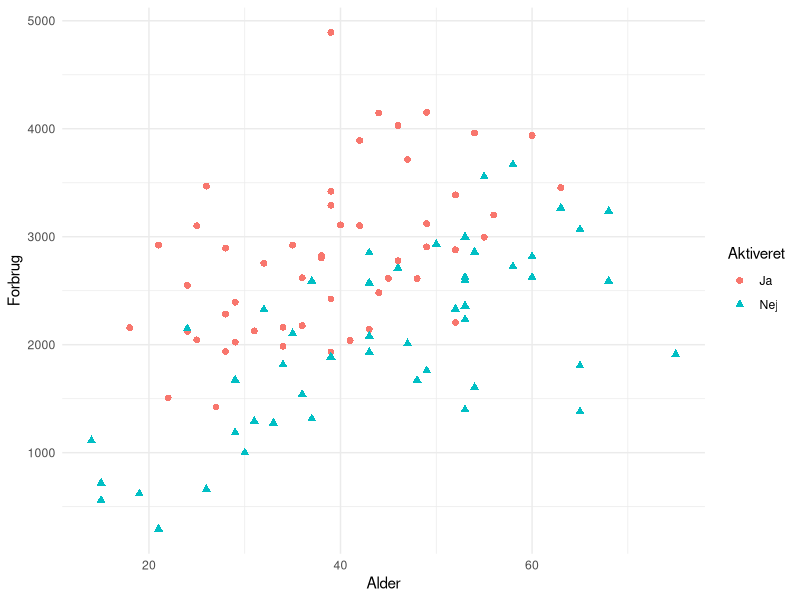
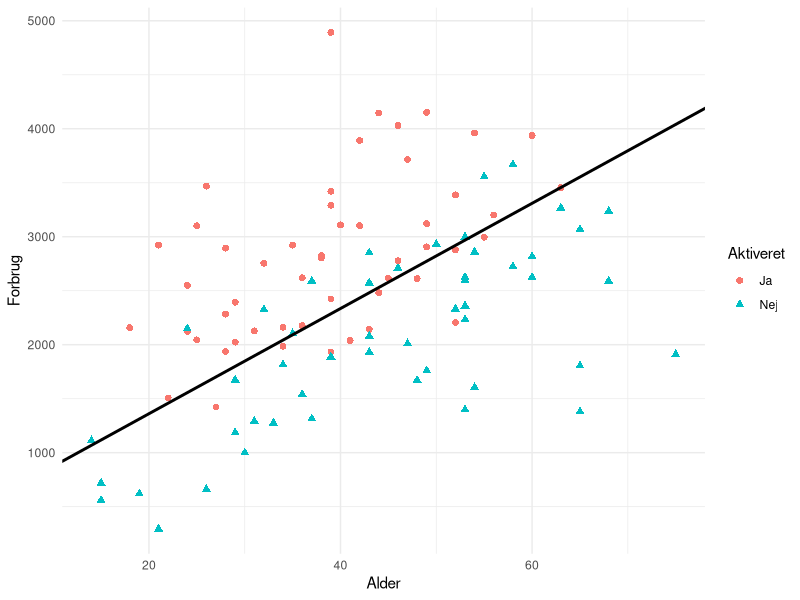
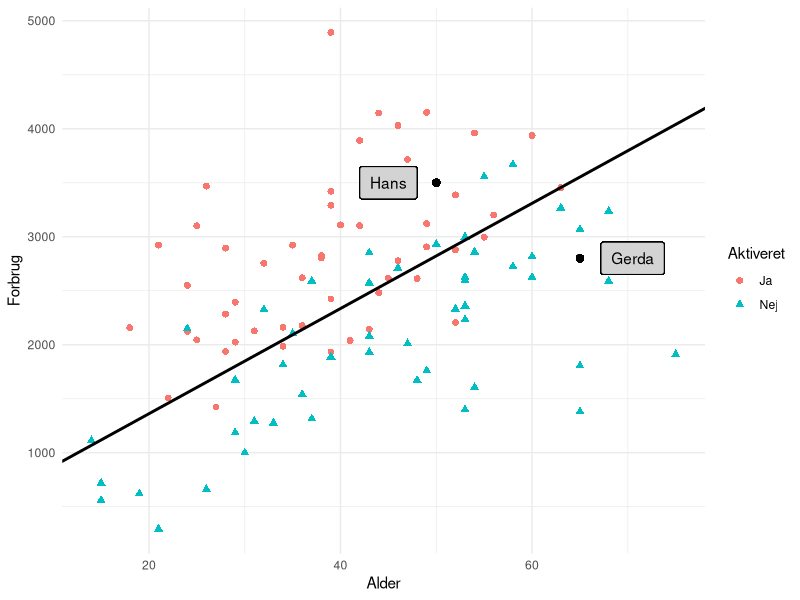

The R source for these figures, in order:
## ---- chunk 1
#| echo: false
#| message: false
#| fig-cap: Fiktivt datasæt som viser 100 Good Food kunders alder og forbrug. Hvert punkt, som repræsenterer en kunde, er farvet rødt, hvis kunden har aktiveret tilbudet og blåt ellers.
#| label: fig-alder_vs_forbrug
library(ggplot2)
N <- 100
set.seed(42)
alder <- 13 + round(70*rbeta(N, 2, 3))
mu_forbrug <- ifelse(alder<40, 70*alder, 3000)
forbrug <- round(rnorm(N, mu_forbrug, sd = 800))
mu <- -2*scale(alder) + 2*scale(forbrug)
prob <- exp(mu)/(1+exp(mu))
dat <- data.frame(Alder = alder, Forbrug = forbrug, prob, 
                  Aktiveret = factor(ifelse(rbinom(N, size = 1, prob = prob), "Ja", "Nej")))
# summary(dat)
fig <- ggplot(dat, aes(Alder, Forbrug, color = Aktiveret, shape = Aktiveret)) +
  theme_minimal() +
  geom_point(size = 2)
fig
# source("adaline.R")
# out <- adaline(Aktiveret ~ Alder + Forbrug, data = dat)
# out$w
#          bias         Alder       Forbrug 
# -0.2975679652 -0.0374751270  0.0007693097 
## ---- chunk 2
#| echo: false
#| message: false
#| fig-cap: Fiktivt datasæt som viser 100 Good Food kunders alder og forbrug. Hvert punkt, som repræsenterer en kunde, er farvet rødt, hvis kunden har aktiveret tilbudet og blåt ellers. Samtidig er den linje indtegnet, som fås ved at bruge et simpelt neuralt netværk på data.
#| label: fig-alder_vs_forbrug2
w0 <-  -0.2975679652
w1 <- -0.0374751270
w2 <- 0.0007693097
fig + geom_abline(slope=-w1/w2,intercept=-w0/w2,size=1)
# source("adaline.R")
# out <- adaline(Aktiveret ~ Alder + Forbrug, data = dat)
# out$w
#          bias         Alder       Forbrug 
# -0.2975679652 -0.0374751270  0.0007693097 
## ---- chunk 3
#| echo: false
#| message: false
#| fig-cap: Datasættet fra @fig-alder_vs_forbrug2. Desuden er de to punkter, som repræsenterer kunderne Hans og Gerda indtegnet.
#| label: fig-alder_vs_forbrug_eks
w0 <-  -0.2975679652
w1 <- -0.0374751270
w2 <- 0.0007693097
fig + geom_abline(slope=-w1/w2,intercept=-w0/w2,size=1) +  geom_point(aes(x=50,y=3500),colour="black",size=2, shape=19) + geom_point(aes(x=65,y=2800),colour="black",size=2, shape=19) + geom_label(
    label="Hans", 
    x=45,
    y=3500,
    label.padding = unit(0.55, "lines"), # Rectangle size around label
    label.size = 0.35,
    color = "black",
    fill="lightgray"
  ) + geom_label(
    label="Gerda", 
    x=70.5,
    y=2800,
    label.padding = unit(0.55, "lines"), # Rectangle size around label
    label.size = 0.35,
    color = "black",
    fill="lightgray"
  )

